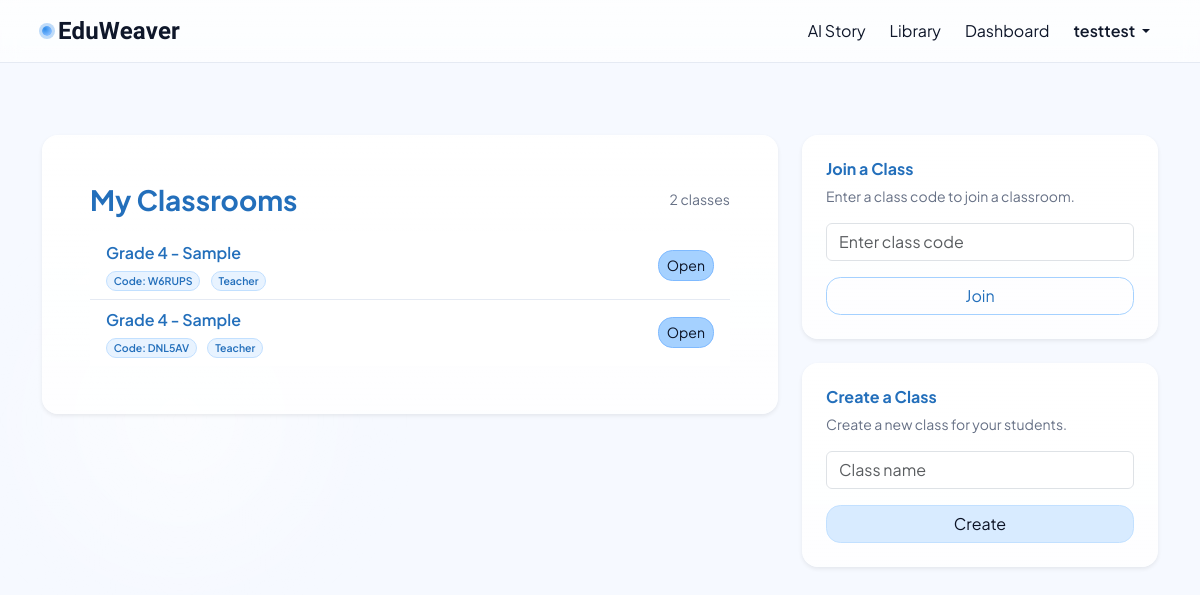
Screenshot of /classrooms (signed in) with the database file from the repository.
### tables this page shows
CREATE TABLE users (
            id INTEGER PRIMARY KEY AUTOINCREMENT,
            username TEXT NOT NULL UNIQUE,
            email TEXT NOT NULL UNIQUE,
            password_hash TEXT NOT NULL,
            created_at TEXT DEFAULT (DATETIME('now'))
        , is_admin INTEGER DEFAULT 0, is_english_native INTEGER
    CHECK (is_english_native IN (0,1)), age INTEGER
    CHECK (age IS NULL OR (age BETWEEN 5 AND 120)), gender TEXT
    CHECK (gender IN ('female','male','nonbinary','prefer_not') OR gender IS NULL));

CREATE TABLE classroom_members (
            id INTEGER PRIMARY KEY AUTOINCREMENT,
            classroom_id INTEGER NOT NULL,
            user_id INTEGER NOT NULL,
            role TEXT DEFAULT 'student', -- 'teacher' or 'student'
            joined_at TEXT DEFAULT (DATETIME('now')),
            UNIQUE (classroom_id, user_id),
            FOREIGN KEY (classroom_id) REFERENCES classrooms(id) ON DELETE CASCADE,
            FOREIGN KEY (user_id) REFERENCES users(id) ON DELETE CASCADE
        );

CREATE TABLE classrooms (
            id INTEGER PRIMARY KEY AUTOINCREMENT,
            name TEXT NOT NULL,
            code TEXT NOT NULL UNIQUE,
            owner_id INTEGER NOT NULL,
            created_at TEXT DEFAULT (DATETIME('now')),
            FOREIGN KEY (owner_id) REFERENCES users(id) ON DELETE CASCADE
        );

### app.py (the view, shortened to what this page needs)
@app.route("/classrooms", methods=["GET", "POST"])
@login_required
def classrooms():
    db = get_db()
    user = g.current_user
    uid = current_user_id()
    classes = db.execute(
        """
        SELECT c.*,
               CASE WHEN c.owner_id = ? THEN 1 ELSE 0 END AS is_owner,
               cm.role AS member_role
        FROM classrooms c
        JOIN classroom_members cm ON cm.classroom_id = c.id
        WHERE cm.user_id = ?
        ORDER BY datetime(c.created_at) DESC
        """,
        (uid, uid),
    ).fetchall()
    return render_template("classrooms.html", classes=classes)

### app.py (called while the page is built)
def dict_factory(cursor, row):
    d = {}
    for idx, col in enumerate(cursor.description):
        d[col[0]] = row[idx]
    return d

def get_db():
    if "db" not in g:
        conn = sqlite3.connect(DB_PATH)
        conn.row_factory = dict_factory
        g.db = conn
    return g.db

@app.before_request
def load_current_user():
    g.current_user = None
    uid = session.get("user_id")
    if uid:
        db = get_db()
        g.current_user = db.execute("SELECT * FROM users WHERE id = ?", (uid,)).fetchone()

@app.context_processor
def inject_user():
    return {"current_user": g.get("current_user")}

def login_required(view_func):
    @wraps(view_func)
    def _wrapped(*args, **kwargs):
        if not (g.get("current_user") and g.current_user.get("id")):
            next_url = request.full_path if request.query_string else request.path
            return redirect(url_for("login", next=next_url))
        return view_func(*args, **kwargs)
    return _wrapped

def current_user_id() -> int | None:
    u = g.get("current_user")
    return u["id"] if u and u.get("id") else None

### templates/classrooms.html (shortened to what this page needs)
{% extends "base.html" %}
{% block content %}
<div class="row g-4 mt-4">
  <div class="col-lg-8">
    <div class="card border-0 shadow-sm rounded-4 lp-card-modern">
      <div class="card-body p-4 p-lg-5">
        <div class="d-flex justify-content-between align-items-center mb-3">
          <h3 class="mb-0 lp-section-title">My Classrooms</h3>
          {% if classes %}
            <span class="text-secondary small">{{ classes|length }} class{% if classes|length != 1 %}es{% endif %}</span>
          {% else %}
            <span class="text-secondary small">No classes yet</span>
          {% endif %}
        </div>
        {% if classes %}
          <ul class="list-group list-group-flush">
            {% for c in classes %}
              <li class="list-group-item d-flex align-items-center justify-content-between lp-list-item">
                <div class="me-3">
                  <div class="fw-semibold lp-link">{{ c.name }}</div>
                  <div class="small text-secondary mt-1">
                    <span class="badge rounded-pill lp-badge-soft me-2">
                      Code: {{ c.code }}
                    </span>
                    <span class="badge rounded-pill lp-badge-lang">
                      {% if c.is_owner %}Teacher{% else %}{{ c.member_role|capitalize }}{% endif %}
                    </span>
                  </div>
                </div>
                <a href="{{ url_for('classroom_detail', classroom_id=c.id) }}"
                   class="btn btn-sky-primary btn-sm">
                  Open
                </a>
              </li>
            {% endfor %}
          </ul>
        {% else %}
          <p class="text-secondary mb-0">You’re not in any classrooms yet.</p>
        {% endif %}
      </div>
    </div>
  </div>
  <div class="col-lg-4">
    <div class="card border-0 shadow-sm rounded-4 lp-card-modern mb-4">
      <div class="card-body p-4">
        <h6 class="mb-2 lp-section-title">Join a Class</h6>
        <p class="text-secondary small mb-3">
          Enter a class code to join a classroom.
        </p>
        <form method="post" action="{{ url_for('classroom_join') }}">
          <div class="mb-3">
            <input name="code" class="form-control" placeholder="Enter class code">
          </div>
          <button class="btn btn-sky-outline w-100" type="submit">
            Join
          </button>
        </form>
      </div>
    </div>
    {% if current_user and current_user.is_admin %}
    <div class="card border-0 shadow-sm rounded-4 lp-card-modern">
      <div class="card-body p-4">
        <h6 class="mb-2 lp-section-title">Create a Class</h6>
        <p class="text-secondary small mb-3">
          Create a new class for your students.
        </p>
        <form method="post" action="{{ url_for('classrooms') }}">
          <div class="mb-3">
            <input name="name" class="form-control" placeholder="Class name">
          </div>
          <button class="btn btn-sky-soft w-100" type="submit">
            Create
          </button>
        </form>
      </div>
    </div>
    {% endif %}
  </div>
</div>
{% endblock %}

### templates/base.html (shortened to what this page needs)
<!doctype html>
<html lang="en" data-bs-theme="light">
<head>
  <link href="https://cdn.jsdelivr.net/npm/bootstrap@5.3.3/dist/css/bootstrap.min.css" rel="stylesheet">
  <link rel="stylesheet" href="https://cdn.jsdelivr.net/npm/bootstrap-icons@1.11.3/font/bootstrap-icons.css">
  <link href="{{ url_for('static', filename='styles.css') }}" rel="stylesheet">
</head>
<body>
<nav class="navbar navbar-expand-lg">
  <div class="container">
    <a class="navbar-brand" href="{{ url_for('index') }}">
      <span class="brand-dot"></span> EduWeaver
    </a>
    <div id="nav" class="collapse navbar-collapse">
      <ul class="navbar-nav ms-auto align-items-lg-center gap-2">
        <li class="nav-item"><a class="nav-link" href="{{ url_for('story_new') }}">AI Story</a></li>
        <li class="nav-item"><a class="nav-link" href="{{ url_for('library') }}">Library</a></li>
        <li class="nav-item"><a class="nav-link" href="{{ url_for('dashboard') }}">Dashboard</a></li>
        {% if current_user %}
          <li class="nav-item dropdown">
            <a class="nav-link dropdown-toggle fw-semibold" href="#" role="button" data-bs-toggle="dropdown" aria-expanded="false">
              {{ current_user.username }}
            </a>
          </li>
        {% else %}
          <li class="nav-item">
            <a class="btn btn-ghost" href="{{ url_for('login') }}">Sign in</a>
          </li>
        {% endif %}
      </ul>
    </div>
  </div>
</nav>
<main class="py-4">
  <div class="container">
    {% block content %}{% endblock %}
  </div>
</main>
</body>
</html>

### static/styles.css (style rules this page uses)
:root { --ink:#0f172a; --muted:#667085; --surface:#ffffff; --surface-2:#ffffffcc; --line:#e7eef7; --shadow: 0 10px 30px rgba(2,6,23,.10); --violet:#7c3aed; --violet-2:#a78bfa; --sky:#0ea5e9; --sky-2:#7dd3fc; --mint:#10b981; --mint-2:#6ee7b7; --sun:#f59e0b; --sun-2:#fcd34d; --rose:#f43f5e; --rose-2:#fecdd3; --bg-grad: radial-gradient(1200px 600px at 0% -10%, #e0f2fe 0%, rgba(224,242,254,0) 60%), radial-gradient(1000px 500px at 100% 0%, #ede9fe 0%, rgba(237,233,254,0) 65%), radial-gradient(900px 480px at 70% 110%, #dcfce7 0%, rgba(220,252,231,0) 60%), linear-gradient(180deg, #f8fafc 0%, #f1f5f9 100%); }
html, body { min-height:100%; }
body { background: var(--bg-grad); color: var(--ink); font-family: Nunito, "Noto Sans KR", system-ui, -apple-system, "Segoe UI", Roboto, Arial, sans-serif; }
.container::before { content:""; position:fixed; inset:auto auto 10% -10%; width:50vw; height:50vw; border-radius:50%; background: radial-gradient(closest-side, #fff 0%, rgba(255,255,255,0) 70%); filter: blur(24px); opacity:.6; pointer-events:none; z-index:-1; }
.card { background: linear-gradient(180deg, var(--surface), var(--surface-2)); border:1px solid var(--line); border-radius:1.25rem; box-shadow: var(--shadow); }
.btn { border-radius: .9rem; }
.text-secondary { color: var(--muted) !important; }

### templates/base.html (style rules this page uses)
:root { --brand-600:#2f8cea; --brand-700:#236fbb; --mint-500:#7fbaff; --mint-600:#4ea2ff; --ink:#0f172a; --muted:#667085; --border:rgba(15,23,42,.12); }
html,body { height:100% }
body { font-family:"Plus Jakarta Sans", system-ui, -apple-system, Segoe UI, Roboto, Arial, sans-serif; color:var(--ink); background:#f2f8ff; }
.navbar { position:sticky; top:0; z-index:9999; backdrop-filter:saturate(140%) blur(10px); -webkit-backdrop-filter:saturate(140%) blur(10px); background:linear-gradient(180deg, rgba(255,255,255,.82), rgba(255,255,255,.68)); border-bottom:1px solid var(--border); }
.navbar-brand { font-family:"Baloo 2", system-ui, -apple-system, Segoe UI, Roboto, Arial, sans-serif; font-weight:700; letter-spacing:.2px; display:flex; align-items:center; gap:.4rem; font-size:24px; color:var(--ink); }
.navbar-brand .brand-dot { inline-size:.6rem; block-size:.6rem; border-radius:999px; background: radial-gradient(65% 65% at 30% 30%, var(--brand-600), var(--mint-500)); box-shadow:0 0 0 3px color-mix(in srgb, var(--brand-600) 30%, transparent); }
.nav-link { color:var(--ink) }

### templates/classrooms.html (style rules this page uses)
:root { --sky-25:#f2f8ff; --sky-50:#e8f3ff; --sky-100:#d8ebff; --sky-200:#c2e0ff; --sky-300:#a5d1ff; --sky-400:#7fbaff; --sky-500:#4ea2ff; --sky-600:#2f8cea; --sky-700:#236fbb; --border:#e5eaf3; }
body { background:#f6f9ff; }
.lp-card-modern { border-radius:18px; box-shadow:0 10px 30px rgba(2,6,23,.06), 0 2px 6px rgba(2,6,23,.04); }
.lp-section-title { color:var(--sky-700); font-weight:700; }
.lp-link { color:var(--sky-700); text-decoration:none; }
.lp-badge-soft, .lp-badge-lang { background:var(--sky-50); color:var(--sky-700); border:1px solid var(--sky-200); font-weight:600; }
.list-group-item { border-color:var(--border); transition:background .15s ease; }
.btn-sky-primary { --bs-btn-color:#0b1224; --bs-btn-bg:var(--sky-300); --bs-btn-border-color:var(--sky-400); --bs-btn-hover-bg:var(--sky-400); --bs-btn-hover-border-color:var(--sky-500); --bs-btn-active-bg:var(--sky-500); --bs-btn-active-border-color:var(--sky-600); }
.btn-sky-outline { --bs-btn-color:var(--sky-700); --bs-btn-bg:transparent; --bs-btn-border-color:var(--sky-300); --bs-btn-hover-bg:var(--sky-50); --bs-btn-hover-border-color:var(--sky-400); --bs-btn-active-bg:var(--sky-100); }
.btn-sky-soft { --bs-btn-color:#0b1224; --bs-btn-bg:var(--sky-100); --bs-btn-border-color:var(--sky-200); --bs-btn-hover-bg:var(--sky-200); --bs-btn-hover-border-color:var(--sky-300); --bs-btn-active-bg:var(--sky-300); }

### rows the page displays
users: username "testtest"
classroom_members: name "Grade 4 - Sample", code "W6RUPS"
classroom_members: name "Grade 4 - Sample", code "DNL5AV"

### other values shown
{{ classes|length }} "2"
